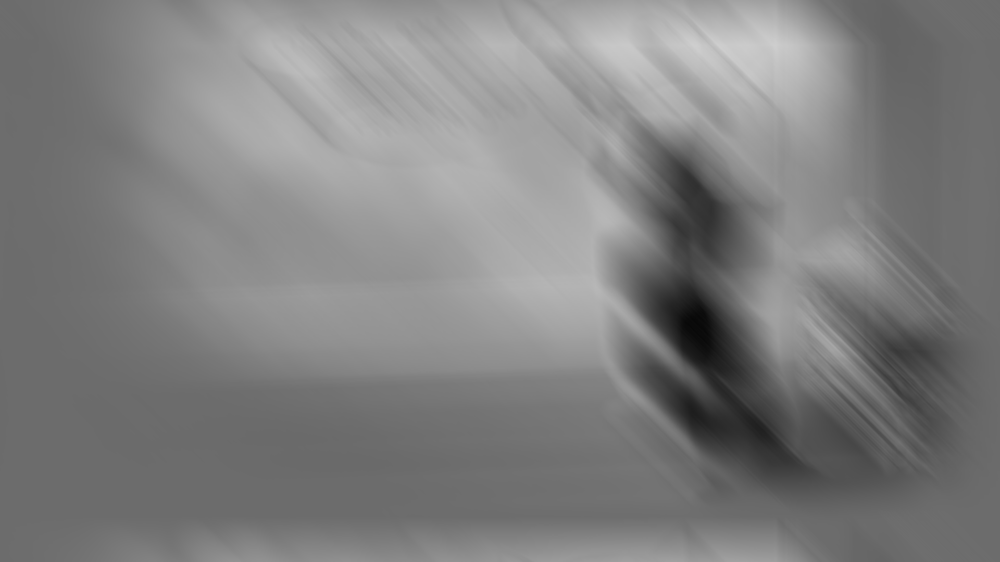
%> input picture lab5/missing_motion.tif, 1000 x 562 px, shrunk from 1920 x 1080 before the run
$ octave problem_052.m   (GNU Octave 9; MATLAB toolbox functions it lacks are replaced by stand-ins)
%> lines starting %> are read from the running program, lines starting %| are printed output that depends on the picture
### lab5/MSE.m
function mse = MSE( originalImage, denoiseImage )
    mse = mean( (originalImage(:) - denoiseImage(:)).^2 );
end

### lab5/problem_052.m
load('PSF_missing_motion.mat')
I = im2double(imread('missing_motion.tif'));
%> I: size 562x1000 double; min 0.0314, max 0.808, mean 0.501

myNoise = zeros(size(I, 1), size(I, 2));
noise = imnoise( myNoise,'gaussian', 0.00083934);

myOriginal = medfilt2(I, [5,5]);

Svv = abs(fft2( noise )).^2;
Sff = abs(fft2( myOriginal )).^2;

NSR = Svv ./ Sff;
J = deconvwnr(I, PSF, NSR);
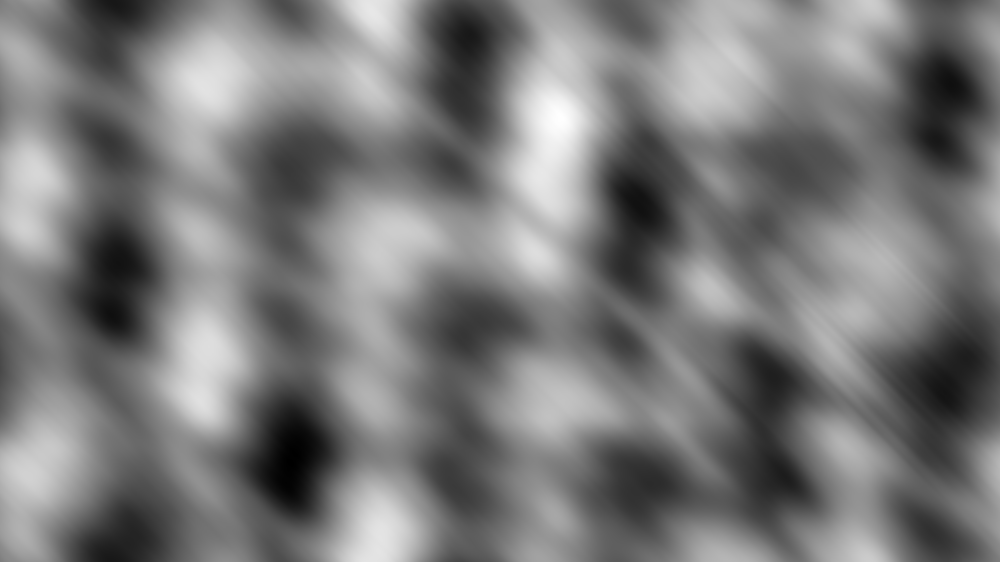
%> J: size 562x1000 double; min -0.768, max 1.87, mean 0.497; drawn with min black and max white

mse = MSE(myOriginal, J)
%> in MSE, `mse = mean( (originalImage(:) - denoiseImage(:)).^2 );`: mse = 0.212
%> mse = 0.212

figure; imshow(J);
%> after `imshow(J)`:
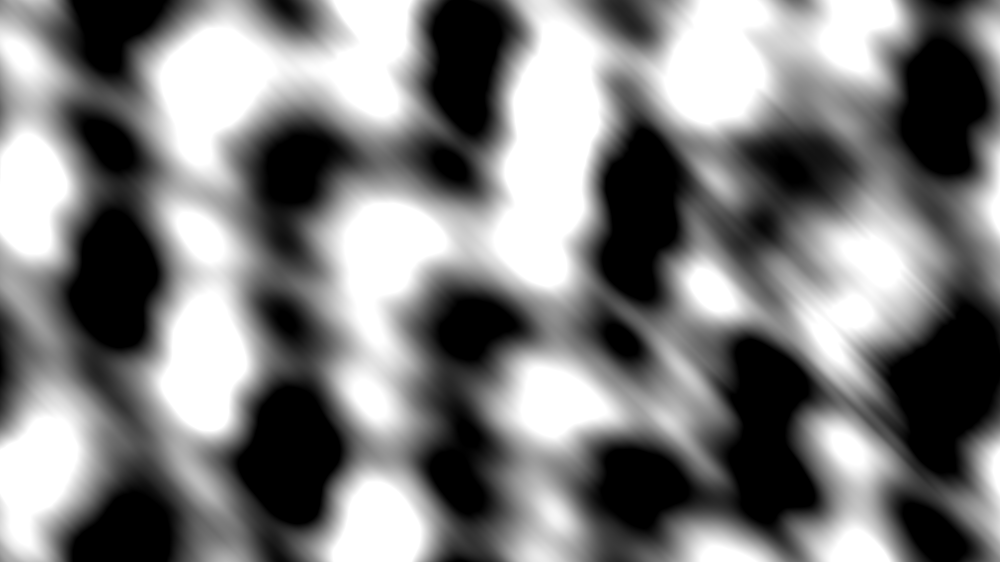
%> displayed picture: size 562x1000, on the screen's scale of 0 to 255; min 0, max 255, mean 126.7
